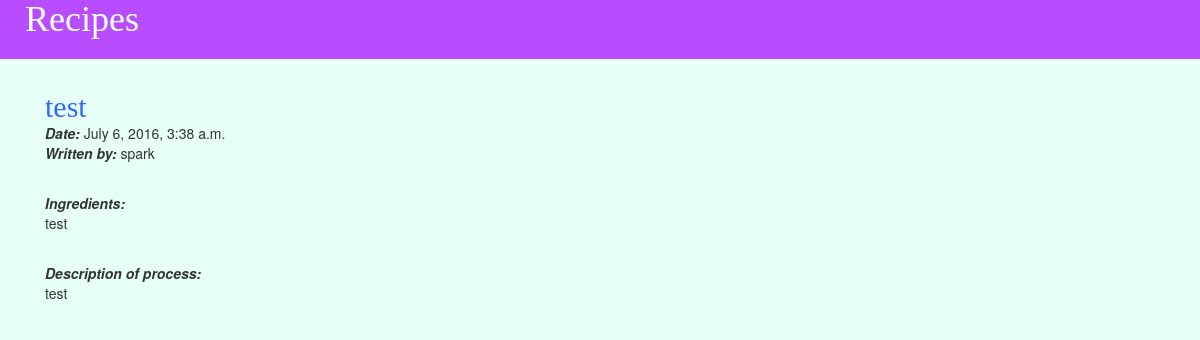
Page /Recipes/recipe/2/ on the committed database.
### Recipes/models.py (models this page shows, shortened)
class Recipe(models.Model):
	Recipe_Title = models.CharField(max_length=50)
	Recipe_Tags = models.CharField(max_length=200)
	Recipe_Owner = models.ForeignKey('auth.User')
	Recipe_Ingredients = models.TextField()
	Recipe_Description = models.TextField()
	Recipe_Date = models.DateTimeField(default=timezone.now)

### Recipes/views.py (the view)
# urls.py: url(r'^recipe/(?P<recipe_title>\d+)/$', views.recipe_details, name='recipe_details'),
def recipe_details(request, recipe_title):
    recipe = get_object_or_404(Recipe, pk=recipe_title)
    return render(request, 'Recipes/recipe_details.html', {'recipe': recipe})

### Recipes/Templates/Recipes/recipe_details.html (shortened to what this page needs)
{% extends 'Recipes/base.html' %}
{% block content %}
    <div class="post">
        <h2>{{ recipe.Recipe_Title }}</h2>
        <div class="date">
            <b><i>Date: </i></b>{{ recipe.Recipe_Date }}
        </div>
        <div class="author">
        	<b><i>Written by:</i></b> {{ recipe.Recipe_Owner }}
        </div>
        <div class="ingredients">
        	<b><i>Ingredients:</i></b>
        	<p>{{ recipe.Recipe_Ingredients|linebreaksbr }}</p>
        </div>
        <div class="description">
        	<b><i>Description of process:</i></b>
        	<p>{{ recipe.Recipe_Description|linebreaksbr }}</p>
        </div>
    </div>
{% endblock %}

### Recipes/static/css/Recipe.css (style rules this page uses)
h1, h2 { color: #FCA205; font-family: 'Georgia'; }
h3, h2 { color: #3366ff; padding: 0px; margin: 0px; margin-top: 10px; }
body { background-color: #e6fff7; }
.author { margin-bottom: 30px; }
.ingredients { margin-bottom: 30px; }

### rows in the picture
Recipe: Recipe_Title "test", Recipe_Date "July 6, 2016, 3:38 a.m.", Recipe_Owner "spark", Recipe_Ingredients "test", Recipe_Description "test"
